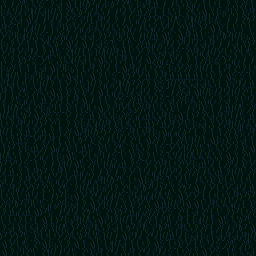

This is a level from a 2D game, rendered from its Tiled map with the project's own tilesets. A one-line summary and the complete map file follow:
An orthogonal 32x32 tile map with 8x8 px tiles, 1 tile layer (Tile Layer 1).

<map version="1.10" tiledversion="1.12.2" orientation="orthogonal" renderorder="right-down" width="32" height="32" tilewidth="8" tileheight="8" infinite="0" nextlayerid="2" nextobjectid="1">
 <tileset firstgid="1" source="bg_tiles.tsx" />
 <layer id="1" name="Tile Layer 1" width="32" height="32">
  <data encoding="csv">
19,21,20,53,36,4,52,34,38,6,5,54,3,1,54,2,53,1,50,37,21,21,36,49,3,22,33,6,52,19,20,22,
1,36,35,18,5,34,5,19,2,36,54,3,36,21,21,35,17,37,20,6,6,36,6,2,36,38,19,1,18,19,49,50,
22,2,34,38,35,21,35,35,17,4,18,6,50,35,52,21,51,3,54,17,53,5,53,18,5,50,1,53,21,21,2,54,
50,4,51,3,5,21,22,18,49,17,3,1,36,35,36,2,3,21,36,3,17,35,2,49,53,54,38,49,6,51,51,51,
17,18,1,5,19,4,3,20,3,21,34,34,52,54,18,18,19,21,5,37,38,53,38,50,37,51,34,18,54,5,1,19,
1,52,17,22,22,2,36,54,38,35,38,21,34,4,53,6,53,20,37,3,18,35,17,35,35,34,50,21,21,34,19,54,
17,50,17,18,35,52,37,53,2,5,6,53,5,5,50,37,51,17,52,36,34,34,4,2,50,3,5,17,33,2,33,53,
19,52,49,54,4,17,53,19,36,5,34,33,38,36,22,50,22,35,38,20,3,49,35,52,22,20,1,4,54,3,21,21,
1,20,22,22,6,34,38,18,1,19,6,50,19,35,22,38,50,3,33,2,4,1,17,20,52,5,6,6,50,2,52,33,
33,5,51,1,18,1,3,33,38,34,51,38,52,51,4,49,54,17,37,52,50,37,37,37,37,33,49,52,38,4,4,51,
18,34,33,51,51,5,52,22,17,52,53,5,52,3,18,5,54,20,52,49,4,5,2,36,34,34,36,6,49,18,35,37,
50,22,2,53,20,36,38,19,49,49,49,35,38,6,3,36,35,34,35,2,4,21,20,34,38,5,1,35,35,5,2,6,
35,52,53,3,51,37,17,50,6,50,38,21,22,51,2,4,20,37,36,35,4,34,20,1,36,19,3,52,34,52,51,35,
22,5,54,34,2,1,18,22,49,22,18,33,38,52,18,17,36,20,50,51,36,49,51,21,18,49,22,21,37,5,53,20,
5,34,36,54,38,20,4,4,17,21,4,37,49,36,1,20,4,3,37,36,50,1,38,6,54,2,34,50,18,21,53,37,
33,52,50,35,35,54,2,6,52,49,1,36,5,50,49,33,36,6,37,54,37,50,17,51,1,34,19,17,50,5,3,36,
5,6,19,37,17,37,19,22,20,38,50,5,54,54,20,4,50,33,50,1,38,3,3,54,6,52,22,22,20,49,53,50,
33,19,37,4,17,35,50,6,19,33,54,49,2,21,36,35,2,6,38,20,52,6,20,51,5,22,38,1,49,19,34,22,
22,54,49,1,37,20,38,3,49,22,37,53,49,51,2,53,19,36,52,22,4,17,17,5,19,53,53,36,17,52,49,38,
5,36,22,52,17,3,22,1,38,53,17,33,18,21,4,51,49,49,52,51,4,36,35,5,36,36,36,19,38,19,2,51,
54,17,35,4,22,52,21,49,5,38,53,20,51,5,3,37,52,4,17,2,50,33,2,17,1,37,35,6,20,35,49,17,
35,37,19,22,50,54,19,50,51,37,3,19,21,49,21,52,17,22,35,3,5,17,35,20,20,21,36,37,52,5,51,20,
34,21,52,50,17,36,53,3,17,22,35,3,50,5,54,53,33,38,1,50,4,53,35,51,21,36,49,49,33,51,33,51,
53,50,3,17,54,2,19,2,53,52,5,34,1,18,52,2,33,18,54,35,54,19,2,54,38,21,17,33,17,34,35,37,
33,19,51,37,35,6,21,54,1,38,17,2,35,3,5,4,18,34,3,5,36,53,38,17,17,6,33,33,19,50,54,54,
20,18,54,18,51,53,3,20,1,34,52,38,17,5,21,19,49,17,19,38,37,5,18,38,38,51,50,36,36,3,6,49,
52,37,3,37,38,54,53,21,35,35,2,54,53,2,49,54,37,3,20,20,17,4,2,6,34,2,6,51,52,54,33,20,
51,33,52,33,6,38,6,54,1,50,5,36,38,18,52,5,6,35,20,22,18,51,50,6,1,5,22,38,53,36,54,53,
52,34,49,33,34,20,19,5,53,54,20,18,36,52,34,33,54,18,53,18,54,53,50,36,52,20,6,20,21,18,54,38,
54,17,54,53,49,33,33,17,20,36,54,36,53,5,21,38,18,35,2,35,5,37,35,1,34,1,22,34,50,34,50,5,
38,17,33,53,2,38,1,19,52,38,22,38,51,33,5,34,22,33,52,38,4,33,49,17,6,53,35,4,20,53,20,53,
38,52,18,2,51,2,5,21,35,53,2,49,50,2,35,19,50,2,35,18,35,4,33,20,19,38,17,4,22,53,36,34
</data>
 </layer>
</map>
